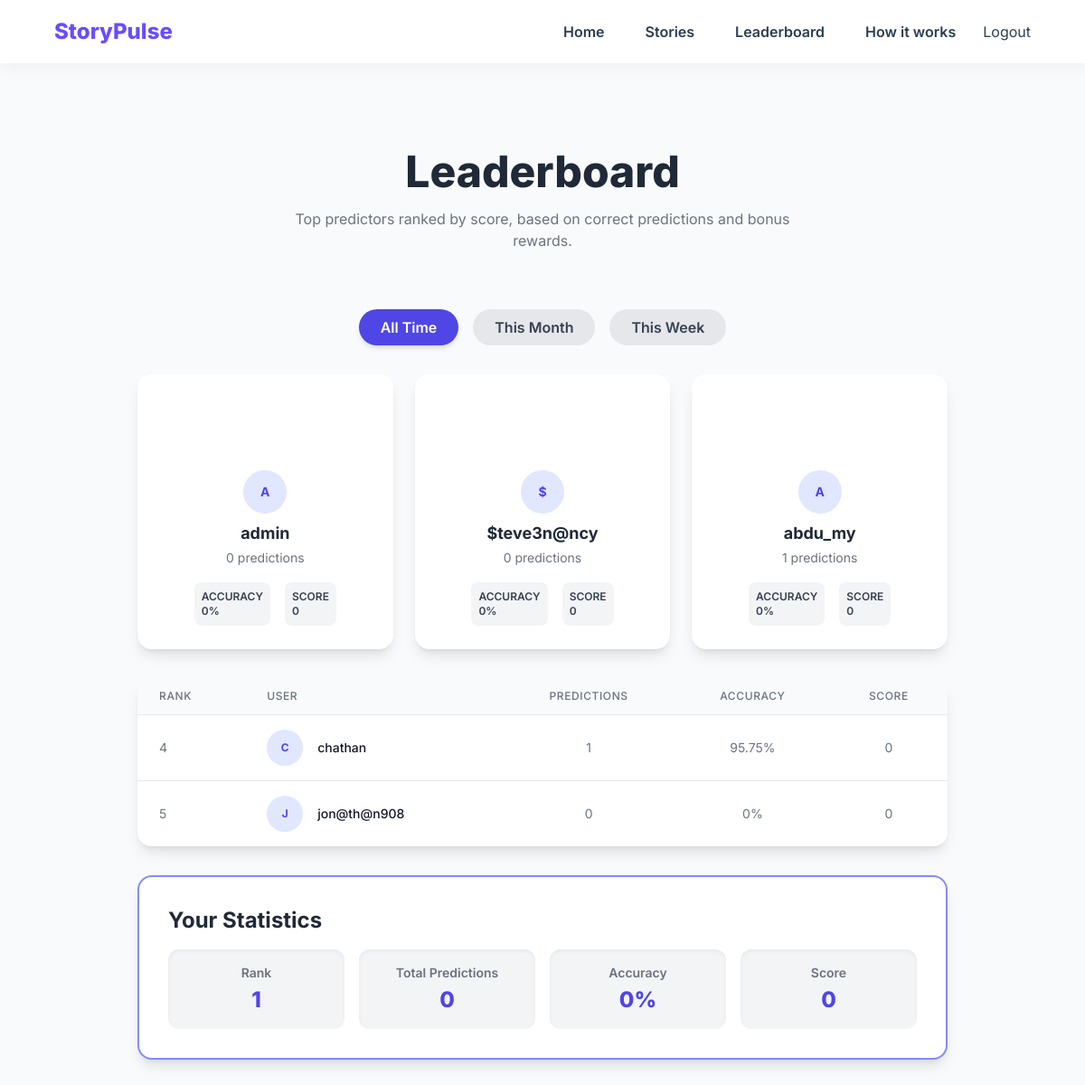
The page /leaderboard_old.php (signed in) on the database its author committed.
### tables this page shows
CREATE TABLE `users` (
  `user_id` int(11) NOT NULL,
  `user_name` varchar(50) NOT NULL,
  `password` varchar(100) NOT NULL,
  `first_name` varchar(50) NOT NULL,
  `last_name` varchar(50) DEFAULT NULL,
  `email` varchar(100) NOT NULL,
  `profile_picture` varchar(255) DEFAULT NULL,
  `bio` text DEFAULT NULL,
  `website` varchar(255) DEFAULT NULL,
  `instagram` varchar(100) DEFAULT NULL,
  `user_type` enum('reader','author','admin') DEFAULT 'reader',
  `email_verified` tinyint(1) DEFAULT 0,
  `total_score` int(11) DEFAULT 0,
  `created_at` timestamp NOT NULL DEFAULT current_timestamp(),
  `last_active` timestamp NULL DEFAULT NULL,
  `total_bonus` decimal(10,2) DEFAULT 0.00,
  `follower_count` int(11) DEFAULT 0,
  `following_count` int(11) DEFAULT 0,
  `total_likes` int(11) DEFAULT 0,
  `total_stories` int(11) DEFAULT 0,
  `total_views` int(11) DEFAULT 0,
  `is_verified` tinyint(1) NOT NULL DEFAULT 0 COMMENT '0=unverified, 1=verified (admin override or OTP complete)'
);

### leaderboard_old.php (the view, shortened to what this page needs)
<?php
require_once 'db_connect.php';
function getInitials($name) {
    $words = explode(' ', $name);
    $initials = '';
    foreach ($words as $word) {
        $initials .= strtoupper(substr($word, 0, 1));
    }
    return $initials;
}
$period = isset($_GET['period']) ? $_GET['period'] : 'all';
$time_filter_clause = '';
try {
    $query = "
        SELECT
            u.user_id,
            u.user_name,
            u.total_score,
            COUNT(p.prediction_id) AS total_predictions,
            SUM(p.manual_accuracy) AS total_accuracy_points,
            COUNT(DISTINCT l.like_id) AS total_likes
        FROM users u
        LEFT JOIN predictions p ON u.user_id = p.user_id {$time_filter_clause}
        LEFT JOIN likes l ON p.prediction_id = l.like_id
        GROUP BY u.user_id, u.user_name, u.total_score
        ORDER BY u.total_score DESC
    ";
    $stmt = $pdo->prepare($query);
    $stmt->execute();
    $leaderboard_data = $stmt->fetchAll(PDO::FETCH_ASSOC);
    $currentUserStats = null;
    $rankCounter = 0;
    foreach ($leaderboard_data as $index => $row) {
        $rankCounter++;
        $row['total_predictions'] = $row['total_predictions'] ?? 0;
        $row['total_accuracy_points'] = $row['total_accuracy_points'] ?? 0;
        $row['total_score'] = $row['total_score'] ?? 0;
        $row['total_likes'] = $row['total_likes'] ?? 0;
        $row['accuracy'] = ($row['total_predictions'] > 0) ? round(($row['total_accuracy_points'] / $row['total_predictions']), 2) : 0;
        $row['rank'] = $rankCounter;
        if (isset($_SESSION['user_id']) && $row['user_id'] === $_SESSION['user_id']) {
            $currentUserStats = $row;
        }
        $leaderboard_data[$index] = $row;
    }
} catch (PDOException $e) {
    error_log("Error fetching leaderboard data: " . $e->getMessage());
    $leaderboard_data = [];
    $currentUserStats = null;
}
?>
<!DOCTYPE html>
<html lang="en">
<head>
    <script src="https://cdn.tailwindcss.com"></script>
</head>
<body class="min-h-screen flex flex-col">
   <nav>
        <div class="navtitle">StoryPulse</div>
        <div class="navcta">
            <button class="navlinks"><a href="index.php">Home</a></button>
            <button class="navlinks"><a href="stories.php">Stories</a></button>
            <button class="navlinks"><a href="leaderboard.php">Leaderboard</a></button>
            <button class="navlinks"><a href="hiw.html">How it works</a></button>
            <button class="cta"><a href="logout.php">Logout</a></button>
        </div>
    </nav>
    <main class="flex-grow container mx-auto px-4 py-8">
        <div class="text-center px-4 py-8 md:py-16">
            <h2 class="text-4xl md:text-5xl font-extrabold text-gray-800">Leaderboard</h2>
            <p class="mt-4 text-gray-500 max-w-xl mx-auto">Top predictors ranked by score, based on correct predictions and bonus rewards.</p>
        </div>
        <div class="flex justify-center gap-4 mb-8 flex-wrap">
            <a href="leaderboard.php?period=all" class="px-6 py-2 rounded-full font-semibold transition-colors duration-200 <?php echo ($period === 'all' ? 'bg-indigo-600 text-white shadow-md' : 'bg-gray-200 text-gray-700 hover:bg-gray-300'); ?>">All Time</a>
            <a href="leaderboard.php?period=month" class="px-6 py-2 rounded-full font-semibold transition-colors duration-200 <?php echo ($period === 'month' ? 'bg-indigo-600 text-white shadow-md' : 'bg-gray-200 text-gray-700 hover:bg-gray-300'); ?>">This Month</a>
            <a href="leaderboard.php?period=week" class="px-6 py-2 rounded-full font-semibold transition-colors duration-200 <?php echo ($period === 'week' ? 'bg-indigo-600 text-white shadow-md' : 'bg-gray-200 text-gray-700 hover:bg-gray-300'); ?>">This Week</a>
        </div>
        <div class="max-w-4xl mx-auto">
            <div class="grid grid-cols-1 md:grid-cols-3 gap-6 mb-8">
                <?php
                $topRanks = [1 => 'first', 2 => 'second', 3 => 'third'];
                for ($i = 0; $i < min(count($leaderboard_data), 3); $i++) {
                    $ranker = $leaderboard_data[$i];
                    $rankClass = $topRanks[$i + 1];
                    $score = number_format($ranker['total_score']);
                    $accuracy = $ranker['accuracy'];
                    $predictions = $ranker['total_predictions'];
                    $initials = getInitials(htmlspecialchars($ranker['user_name']));
                    echo "
                    <div class='flex flex-col items-center p-6 bg-white rounded-2xl shadow-lg border-2 border-transparent transition-all duration-300 hover:shadow-xl'>
                        <div class='w-16 h-16 rounded-full font-bold text-lg text-white flex items-center justify-center mb-4 rank-n {$rankClass}'>{$ranker['rank']}</div>
                        <div class='w-12 h-12 rounded-full bg-indigo-100 text-indigo-600 font-bold flex items-center justify-center text-sm mb-2'>{$initials}</div>
                        <div class='text-center'>
                            <strong class='block text-lg font-bold text-gray-800'>".htmlspecialchars($ranker['user_name'])."</strong>
                            <span class='text-sm text-gray-500'>{$predictions} predictions</span>
                        </div>
                        <div class='flex gap-4 mt-4 w-full justify-center'>
                            <span class='block bg-gray-100 text-gray-700 text-xs font-semibold p-2 rounded-lg'>ACCURACY<br>{$accuracy}%</span>
                            <span class='block bg-gray-100 text-gray-700 text-xs font-semibold p-2 rounded-lg'>SCORE<br>{$score}</span>
                        </div>
                    </div>";
                }
                ?>
            </div>
        </div>
        <div class="max-w-4xl mx-auto bg-white rounded-2xl shadow-lg overflow-hidden mt-8">
            <table class="min-w-full divide-y divide-gray-200">
                <thead class="bg-gray-50">
                    <tr>
                        <th scope="col" class="px-6 py-3 text-left text-xs font-medium text-gray-500 uppercase tracking-wider">Rank</th>
                        <th scope="col" class="px-6 py-3 text-left text-xs font-medium text-gray-500 uppercase tracking-wider">User</th>
                        <th scope="col" class="px-6 py-3 text-center text-xs font-medium text-gray-500 uppercase tracking-wider">Predictions</th>
                        <th scope="col" class="px-6 py-3 text-center text-xs font-medium text-gray-500 uppercase tracking-wider">Accuracy</th>
                        <th scope="col" class="px-6 py-3 text-center text-xs font-medium text-gray-500 uppercase tracking-wider">Score</th>
                    </tr>
                </thead>
                <tbody class="bg-white divide-y divide-gray-200">
                    <?php
                    $startRank = 4;
                    for ($i = $startRank - 1; $i < count($leaderboard_data); $i++) {
                        $ranker = $leaderboard_data[$i];
                        $score = number_format($ranker['total_score']);
                        $accuracy = $ranker['accuracy'];
                        $predictions = $ranker['total_predictions'];
                        $initials = getInitials(htmlspecialchars($ranker['user_name']));
                        echo "
                        <tr>
                            <td class='px-6 py-4 whitespace-nowrap text-sm text-gray-500'>{$ranker['rank']}</td>
                            <td class='px-6 py-4 whitespace-nowrap text-sm font-medium text-gray-900'>
                                <div class='flex items-center'>
                                    <div class='flex-shrink-0 h-10 w-10 rounded-full bg-indigo-100 text-indigo-600 font-bold flex items-center justify-center text-xs'>{$initials}</div>
                                    <div class='ml-4'>
                                        <div class='text-sm font-medium text-gray-900'>".htmlspecialchars($ranker['user_name'])."</div>
                                    </div>
                                </div>
                            </td>
                            <td class='px-6 py-4 whitespace-nowrap text-sm text-center text-gray-500'>{$predictions}</td>
                            <td class='px-6 py-4 whitespace-nowrap text-sm text-center text-gray-500'>{$accuracy}%</td>
                            <td class='px-6 py-4 whitespace-nowrap text-sm text-center text-gray-500'>{$score}</td>
                        </tr>
                        ";
                    }
                    ?>
                </tbody>
            </table>
        </div>
        <div class="max-w-4xl mx-auto bg-white rounded-2xl shadow-lg border-2 border-indigo-400 p-6 md:p-8 mt-8">
            <h3 class="text-xl md:text-2xl font-bold text-gray-800 mb-4">Your Statistics</h3>
            <?php if ($currentUserStats): ?>
                <div class="grid grid-cols-2 lg:grid-cols-4 gap-4 text-center">
                    <div class="p-4 bg-gray-100 rounded-xl shadow-inner">
                        <div class="text-sm font-semibold text-gray-500">Rank</div>
                        <div class="mt-1 text-2xl font-extrabold text-indigo-600"><?php echo htmlspecialchars($currentUserStats['rank']); ?></div>
                    </div>
                    <div class="p-4 bg-gray-100 rounded-xl shadow-inner">
                        <div class="text-sm font-semibold text-gray-500">Total Predictions</div>
                        <div class="mt-1 text-2xl font-extrabold text-indigo-600"><?php echo htmlspecialchars($currentUserStats['total_predictions']); ?></div>
                    </div>
                    <div class="p-4 bg-gray-100 rounded-xl shadow-inner">
                        <div class="text-sm font-semibold text-gray-500">Accuracy</div>
                        <div class="mt-1 text-2xl font-extrabold text-indigo-600"><?php echo htmlspecialchars($currentUserStats['accuracy']); ?>%</div>
                    </div>
                    <div class="p-4 bg-gray-100 rounded-xl shadow-inner">
                        <div class="text-sm font-semibold text-gray-500">Score</div>
                        <div class="mt-1 text-2xl font-extrabold text-indigo-600"><?php echo htmlspecialchars(number_format($currentUserStats['total_score'])); ?></div>
                    </div>
                </div>
            <?php else: ?>
                <p class="text-center text-gray-600">You have not made any predictions yet.</p>
            <?php endif; ?>
        </div>
    </main>
</body>
</html>

### leaderboard_old.php (style rules this page uses)
:root { --primary-color: #6a4cff; --secondary-color: #4c6fff; --text-color: #2c3e50; --background-color: #f0f4f8; --card-background: #ffffff; --accent-color: #ff6b6b; --shadow-light: 0 4px 15px rgba(0, 0, 0, 0.05); --shadow-medium: 0 8px 25px rgba(0, 0, 0, 0.1); --shadow-strong: 0 15px 40px rgba(0, 0, 0, 0.15); }
body { font-family: 'Inter', sans-serif; background-color: #f9fafb; color: #1f2937; }
nav { display: flex; width: 100%; background: var(--card-background); padding: 15px 5%; box-shadow: var(--shadow-light); align-items: center; justify-content: space-between; position: sticky; top: 0; z-index: 1000; }
.navtitle { color: var(--primary-color); font-size: 24px; font-weight: 800; margin: 0; }
.navcta { display: flex; gap: 15px; align-items: center; }
.navlinks { border: none; background: transparent; padding: 8px 15px; cursor: pointer; transition: all 0.3s ease; font-size: 16px; font-weight: 600; border-radius: 50px; }
nav a { text-decoration: none; color: var(--text-color); transition: color 0.3s ease; }

### rows shown on the page
users: user_name "A", user_name "admin", predictions "0", accuracy "0", total_score "0"
users: user_name "$", user_name "$teve3n@ncy", predictions "0", accuracy "0", total_score "0"
users: user_name "A", user_name "abdu_my", predictions "1", accuracy "0", total_score "0"
users: rank "4", user_name "C", user_name "chathan", predictions "1", accuracy "95.75", total_score "0"
users: rank "5", user_name "J", user_name "jon@th@n908", predictions "0", accuracy "0", total_score "0"

### other values the page prints
$currentUserStats['rank'] "1"
$currentUserStats['total_predictions'] "0"
$currentUserStats['accuracy'] "0"
